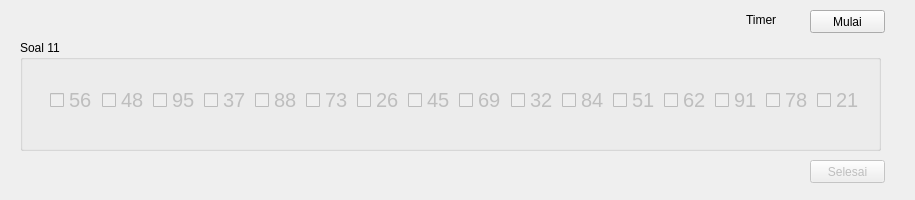
<?xml version="1.0" encoding="UTF-8"?>
<ui version="4.0">
 <class>Form</class>
 <widget class="QWidget" name="Form">
  <property name="geometry">
   <rect>
    <x>0</x>
    <y>0</y>
    <width>915</width>
    <height>200</height>
   </rect>
  </property>
  <property name="windowTitle">
   <string>Form</string>
  </property>
  <widget class="QPushButton" name="nextEx">
   <property name="enabled">
    <bool>false</bool>
   </property>
   <property name="geometry">
    <rect>
     <x>810</x>
     <y>160</y>
     <width>75</width>
     <height>23</height>
    </rect>
   </property>
   <property name="text">
    <string>Selesai</string>
   </property>
  </widget>
  <widget class="QGroupBox" name="groupBox">
   <property name="geometry">
    <rect>
     <x>20</x>
     <y>40</y>
     <width>861</width>
     <height>111</height>
    </rect>
   </property>
   <property name="title">
    <string>Soal 11</string>
   </property>
   <widget class="QWidget" name="horizontalLayoutWidget">
    <property name="geometry">
     <rect>
      <x>30</x>
      <y>20</y>
      <width>812</width>
      <height>80</height>
     </rect>
    </property>
    <layout class="QHBoxLayout" name="horizontalLayout">
     <item>
      <widget class="QCheckBox" name="checkBox">
       <property name="enabled">
        <bool>false</bool>
       </property>
       <property name="font">
        <font>
         <pointsize>15</pointsize>
        </font>
       </property>
       <property name="text">
        <string>56</string>
       </property>
      </widget>
     </item>
     <item>
      <widget class="QCheckBox" name="checkBox_2">
       <property name="enabled">
        <bool>false</bool>
       </property>
       <property name="font">
        <font>
         <pointsize>15</pointsize>
        </font>
       </property>
       <property name="text">
        <string>48</string>
       </property>
      </widget>
     </item>
     <item>
      <widget class="QCheckBox" name="checkBox_3">
       <property name="enabled">
        <bool>false</bool>
       </property>
       <property name="font">
        <font>
         <pointsize>15</pointsize>
        </font>
       </property>
       <property name="text">
        <string>95</string>
       </property>
      </widget>
     </item>
     <item>
      <widget class="QCheckBox" name="checkBox_4">
       <property name="enabled">
        <bool>false</bool>
       </property>
       <property name="font">
        <font>
         <pointsize>15</pointsize>
        </font>
       </property>
       <property name="text">
        <string>37</string>
       </property>
      </widget>
     </item>
     <item>
      <widget class="QCheckBox" name="checkBox_5">
       <property name="enabled">
        <bool>false</bool>
       </property>
       <property name="font">
        <font>
         <pointsize>15</pointsize>
        </font>
       </property>
       <property name="text">
        <string>88</string>
       </property>
      </widget>
     </item>
     <item>
      <widget class="QCheckBox" name="checkBox_6">
       <property name="enabled">
        <bool>false</bool>
       </property>
       <property name="font">
        <font>
         <pointsize>15</pointsize>
        </font>
       </property>
       <property name="text">
        <string>73</string>
       </property>
      </widget>
     </item>
     <item>
      <widget class="QCheckBox" name="checkBox_7">
       <property name="enabled">
        <bool>false</bool>
       </property>
       <property name="font">
        <font>
         <pointsize>15</pointsize>
        </font>
       </property>
       <property name="text">
        <string>26</string>
       </property>
      </widget>
     </item>
     <item>
      <widget class="QCheckBox" name="checkBox_8">
       <property name="enabled">
        <bool>false</bool>
       </property>
       <property name="font">
        <font>
         <pointsize>15</pointsize>
        </font>
       </property>
       <property name="text">
        <string>45</string>
       </property>
      </widget>
     </item>
     <item>
      <widget class="QCheckBox" name="checkBox_9">
       <property name="enabled">
        <bool>false</bool>
       </property>
       <property name="font">
        <font>
         <pointsize>15</pointsize>
        </font>
       </property>
       <property name="text">
        <string>69</string>
       </property>
      </widget>
     </item>
     <item>
      <widget class="QCheckBox" name="checkBox_10">
       <property name="enabled">
        <bool>false</bool>
       </property>
       <property name="font">
        <font>
         <pointsize>15</pointsize>
        </font>
       </property>
       <property name="text">
        <string>32</string>
       </property>
      </widget>
     </item>
     <item>
      <widget class="QCheckBox" name="checkBox_11">
       <property name="enabled">
        <bool>false</bool>
       </property>
       <property name="font">
        <font>
         <pointsize>15</pointsize>
        </font>
       </property>
       <property name="text">
        <string>84</string>
       </property>
      </widget>
     </item>
     <item>
      <widget class="QCheckBox" name="checkBox_12">
       <property name="enabled">
        <bool>false</bool>
       </property>
       <property name="font">
        <font>
         <pointsize>15</pointsize>
        </font>
       </property>
       <property name="text">
        <string>51</string>
       </property>
      </widget>
     </item>
     <item>
      <widget class="QCheckBox" name="checkBox_13">
       <property name="enabled">
        <bool>false</bool>
       </property>
       <property name="font">
        <font>
         <pointsize>15</pointsize>
        </font>
       </property>
       <property name="text">
        <string>62</string>
       </property>
      </widget>
     </item>
     <item>
      <widget class="QCheckBox" name="checkBox_14">
       <property name="enabled">
        <bool>false</bool>
       </property>
       <property name="font">
        <font>
         <pointsize>15</pointsize>
        </font>
       </property>
       <property name="text">
        <string>91</string>
       </property>
      </widget>
     </item>
     <item>
      <widget class="QCheckBox" name="checkBox_15">
       <property name="enabled">
        <bool>false</bool>
       </property>
       <property name="font">
        <font>
         <pointsize>15</pointsize>
        </font>
       </property>
       <property name="text">
        <string>78</string>
       </property>
      </widget>
     </item>
     <item>
      <widget class="QCheckBox" name="checkBox_16">
       <property name="enabled">
        <bool>false</bool>
       </property>
       <property name="font">
        <font>
         <pointsize>15</pointsize>
        </font>
       </property>
       <property name="text">
        <string>21</string>
       </property>
      </widget>
     </item>
    </layout>
   </widget>
  </widget>
  <widget class="QLabel" name="ttimer">
   <property name="geometry">
    <rect>
     <x>746</x>
     <y>10</y>
     <width>51</width>
     <height>20</height>
    </rect>
   </property>
   <property name="text">
    <string>Timer</string>
   </property>
  </widget>
  <widget class="QPushButton" name="startEx">
   <property name="geometry">
    <rect>
     <x>810</x>
     <y>10</y>
     <width>75</width>
     <height>23</height>
    </rect>
   </property>
   <property name="text">
    <string>Mulai</string>
   </property>
  </widget>
 </widget>
 <resources/>
 <connections/>
</ui>
